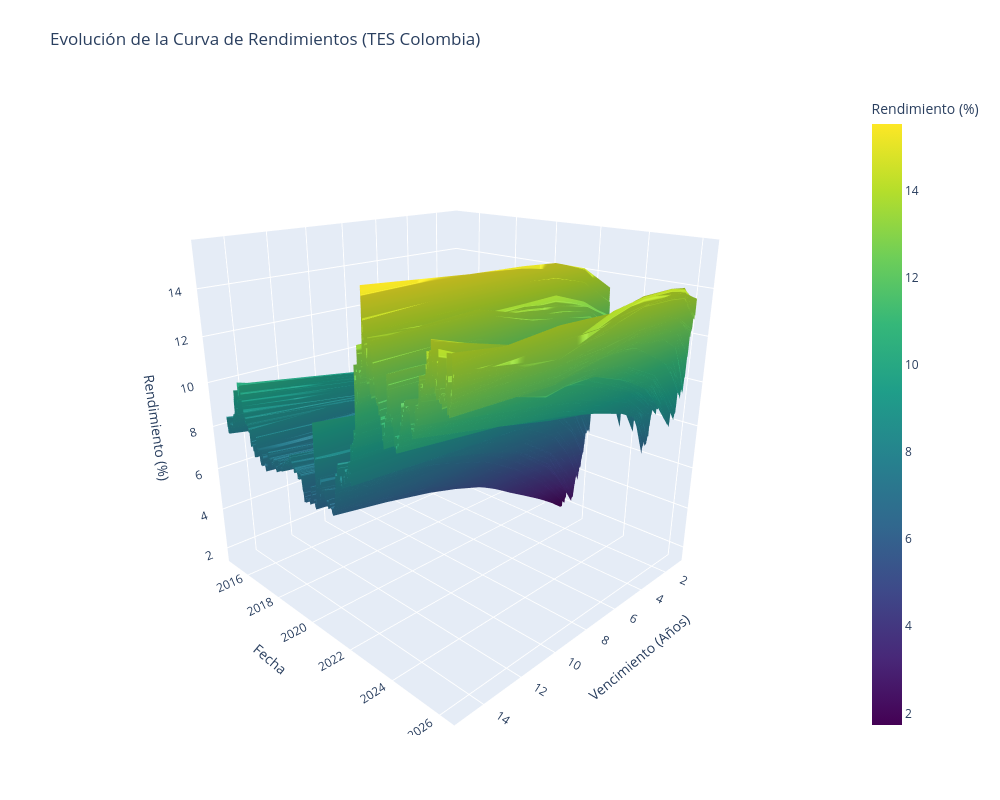

The cell this chart's notebook holds for it:
### Markdown cell above
# Dinamica de los rendimientos a lo largo del tiempo

### Code cell
# 1. Definir vencimientos (Eje X) según la base actual
vencimientos = [1, 2, 3, 5, 7, 10, 15]
columnas_bonos = ["r_1yr", "r_2yr", "r_3yr", "r_5yr", "r_7yr", "r_10yr", "r_15yr"]

# 2. Asegurar formato de fecha y ordenar
df_plot = df.copy()
df_plot["fecha"] = pd.to_datetime(df_plot["fecha"], errors="coerce")
df_plot = df_plot.dropna(subset=["fecha"]).sort_values("fecha")

# 3. Tomar una muestra temporal para que el gráfico sea más legible
step = 1
fechas = df_plot["fecha"].iloc[::step]
matriz_rendimientos = df_plot[columnas_bonos].iloc[::step].values

# 4. Crear la figura 3D
fig = go.Figure(data=[go.Surface(
    z=matriz_rendimientos,
    x=vencimientos,
    y=fechas,
    colorscale="Viridis",
    colorbar_title="Rendimiento (%)"
 )])

# 5. Configurar diseño
fig.update_layout(
    title="Evolución de la Curva de Rendimientos (TES Colombia)",
    autosize=True,
    width=1000,
    height=800,
    margin=dict(l=65, r=50, b=65, t=90),
    scene=dict(
        xaxis_title="Vencimiento (Años)",
        yaxis_title="Fecha",
        zaxis_title="Rendimiento (%)",
        camera=dict(eye=dict(x=1.5, y=1.5, z=0.8)),
    ),
)

fig.show()

### Figure 1 — Plotly figure (JSON) as saved in the notebook; plotly's stock layout.template omitted (floating-point values rounded to 4 significant figures; data arrays with more than 128 entries replaced by an {"elided": "..."} marker saying what was removed)
{"data": [{"colorbar": {"title": {"text": "Rendimiento (%)"}}, "colorscale": [[0, "#440154"], [0.1111, "#482878"], [0.2222, "#3e4989"], [0.3333, "#31688e"], [0.4444, "#26828e"], [0.5556, "#1f9e89"], [0.6667, "#35b779"], [0.7778, "#6ece58"], [0.8889, "#b5de2b"], [1, "#fde725"]], "type": "surface", "x": [1, 2, 3, 5, 7, 10, 15], "y": {"elided": "2728 str values"}, "z": {"elided": "2728x7 float values"}}], "layout": {"autosize": true, "height": 800, "margin": {"b": 65, "l": 65, "r": 50, "t": 90}, "scene": {"camera": {"eye": {"x": 1.5, "y": 1.5, "z": 0.8}}, "xaxis": {"title": {"text": "Vencimiento (Años)"}}, "yaxis": {"title": {"text": "Fecha"}}, "zaxis": {"title": {"text": "Rendimiento (%)"}}}, "title": {"text": "Evolución de la Curva de Rendimientos (TES Colombia)"}, "width": 1000}}
